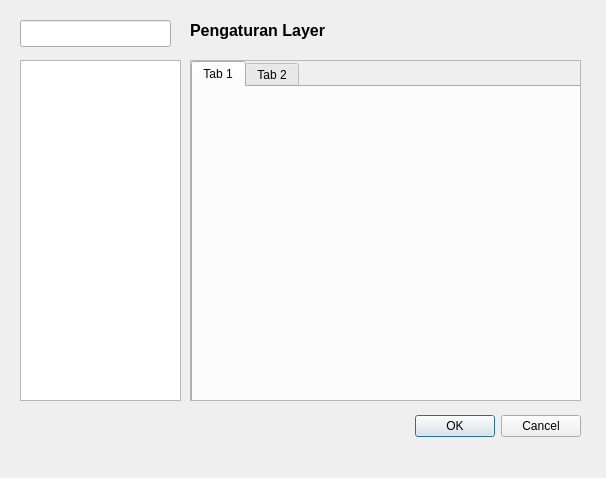
<?xml version="1.0" encoding="UTF-8"?>
<ui version="4.0">
 <class>Dialog</class>
 <widget class="QDialog" name="Dialog">
  <property name="geometry">
   <rect>
    <x>0</x>
    <y>0</y>
    <width>606</width>
    <height>478</height>
   </rect>
  </property>
  <property name="windowTitle">
   <string>Dialog</string>
  </property>
  <widget class="QDialogButtonBox" name="buttonBox">
   <property name="geometry">
    <rect>
     <x>240</x>
     <y>410</y>
     <width>341</width>
     <height>32</height>
    </rect>
   </property>
   <property name="orientation">
    <enum>Qt::Horizontal</enum>
   </property>
   <property name="standardButtons">
    <set>QDialogButtonBox::Cancel|QDialogButtonBox::Ok</set>
   </property>
  </widget>
  <widget class="QListView" name="listView">
   <property name="geometry">
    <rect>
     <x>20</x>
     <y>60</y>
     <width>161</width>
     <height>341</height>
    </rect>
   </property>
   <property name="alternatingRowColors">
    <bool>true</bool>
   </property>
  </widget>
  <widget class="QgsFilterLineEdit" name="mLineEdit">
   <property name="geometry">
    <rect>
     <x>20</x>
     <y>20</y>
     <width>151</width>
     <height>27</height>
    </rect>
   </property>
   <property name="showSearchIcon">
    <bool>true</bool>
   </property>
   <property name="qgisRelation" stdset="0">
    <string notr="true"/>
   </property>
  </widget>
  <widget class="QLabel" name="label">
   <property name="geometry">
    <rect>
     <x>190</x>
     <y>20</y>
     <width>151</width>
     <height>21</height>
    </rect>
   </property>
   <property name="font">
    <font>
     <family>Arial</family>
     <pointsize>12</pointsize>
     <weight>75</weight>
     <bold>true</bold>
    </font>
   </property>
   <property name="text">
    <string>Pengaturan Layer</string>
   </property>
  </widget>
  <widget class="QStackedWidget" name="stackedWidget">
   <property name="geometry">
    <rect>
     <x>190</x>
     <y>60</y>
     <width>391</width>
     <height>341</height>
    </rect>
   </property>
   <property name="frameShape">
    <enum>QFrame::StyledPanel</enum>
   </property>
   <property name="currentIndex">
    <number>0</number>
   </property>
   <widget class="QWidget" name="page">
    <widget class="QTabWidget" name="tabWidget">
     <property name="geometry">
      <rect>
       <x>0</x>
       <y>0</y>
       <width>391</width>
       <height>341</height>
      </rect>
     </property>
     <widget class="QWidget" name="tab">
      <attribute name="title">
       <string>Tab 1</string>
      </attribute>
      <widget class="QgsProjectionSelectionWidget" name="mQgsProjectionSelectionWidget">
       <property name="geometry">
        <rect>
         <x>70</x>
         <y>90</y>
         <width>160</width>
         <height>27</height>
        </rect>
       </property>
      </widget>
     </widget>
     <widget class="QWidget" name="tab_2">
      <attribute name="title">
       <string>Tab 2</string>
      </attribute>
     </widget>
    </widget>
   </widget>
   <widget class="QWidget" name="page_2"/>
  </widget>
 </widget>
 <customwidgets>
  <customwidget>
   <class>QgsFilterLineEdit</class>
   <extends>QLineEdit</extends>
   <header>qgsfilterlineedit.h</header>
  </customwidget>
  <customwidget>
   <class>QgsProjectionSelectionWidget</class>
   <extends>QWidget</extends>
   <header>qgsprojectionselectionwidget.h</header>
  </customwidget>
 </customwidgets>
 <resources/>
 <connections>
  <connection>
   <sender>buttonBox</sender>
   <signal>accepted()</signal>
   <receiver>Dialog</receiver>
   <slot>accept()</slot>
   <hints>
    <hint type="sourcelabel">
     <x>248</x>
     <y>254</y>
    </hint>
    <hint type="destinationlabel">
     <x>157</x>
     <y>274</y>
    </hint>
   </hints>
  </connection>
  <connection>
   <sender>buttonBox</sender>
   <signal>rejected()</signal>
   <receiver>Dialog</receiver>
   <slot>reject()</slot>
   <hints>
    <hint type="sourcelabel">
     <x>316</x>
     <y>260</y>
    </hint>
    <hint type="destinationlabel">
     <x>286</x>
     <y>274</y>
    </hint>
   </hints>
  </connection>
 </connections>
</ui>
